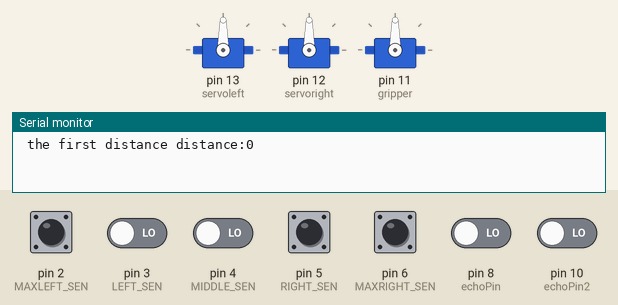
Simulated run of this sketch. Board: Arduino Uno, built with avr-gcc and run on an emulated ATmega328P. Shown: 3 × servo, the last lines printed to the serial monitor. Inputs (shaded band) come from the test bench; at power-on: pin 2 (MAXLEFT_SEN), pin 6 (MAXRIGHT_SEN) HIGH, pin 3 (LEFT_SEN), pin 4 (MIDDLE_SEN), pin 5 (RIGHT_SEN), pin 8 (echoPin), pin 10 (echoPin2) LOW.

Above: at 1.2 s.
1.3 s: pin 2 (MAXLEFT_SEN) pulled LOW for 1 s
7.6 s: pin 6 (MAXRIGHT_SEN) pulled LOW for 1 s
At 10.7 s:
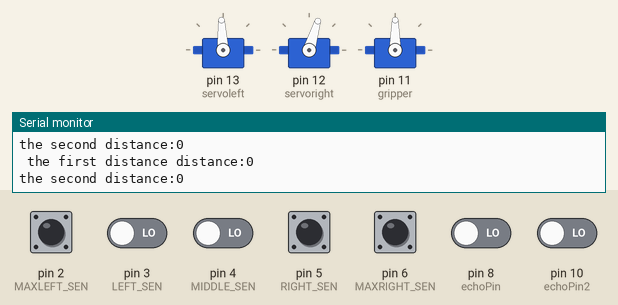
13.8 s: pin 2 (MAXLEFT_SEN) driven LOW and pin 6 (MAXRIGHT_SEN) driven LOW
At 17.3 s:
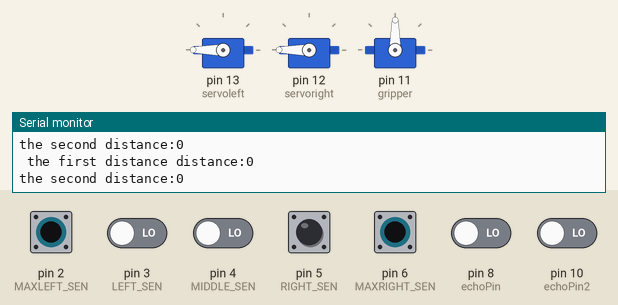
17.8 s: pin 2 (MAXLEFT_SEN) driven HIGH
At 21.5 s:
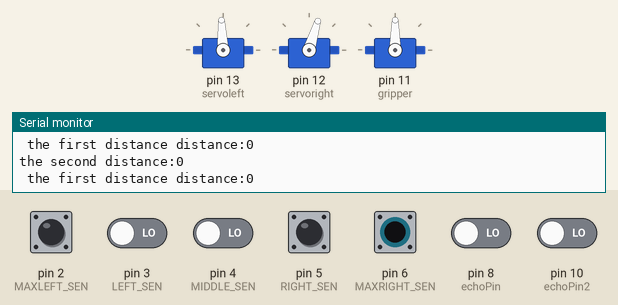
21.8 s: pin 2 (MAXLEFT_SEN) driven LOW
At 25.0 s:
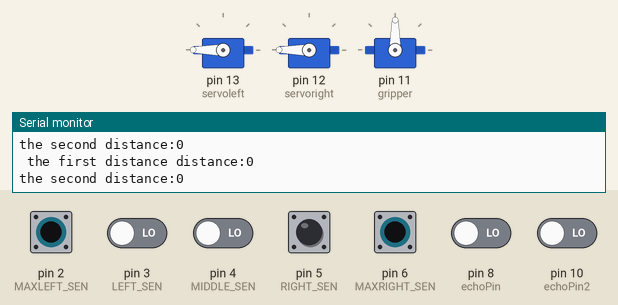
26.1 s: pin 3 (LEFT_SEN) driven HIGH and pin 4 (MIDDLE_SEN) driven HIGH
At 29.3 s:
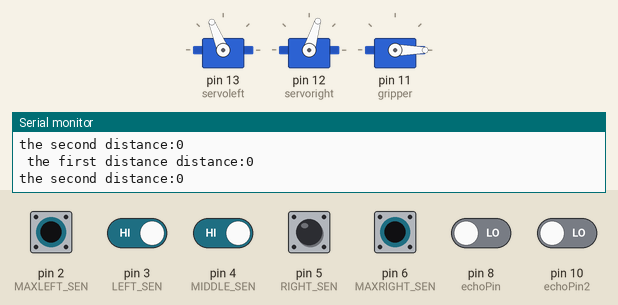
Timing chart, 0 to 30.8 s (numbered marks = the images above; inputs shaded):
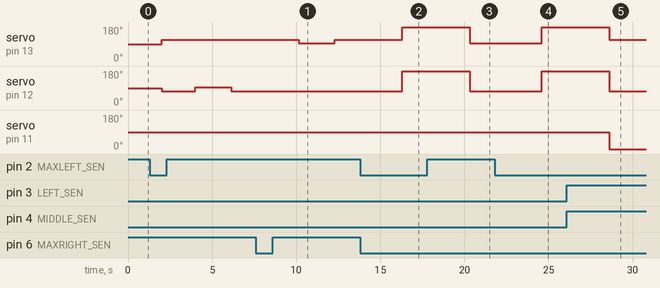

Measured:
- after the input at 7.6 s, servo on pin 13 (servoleft): 112° → 93° after 2.6 s, → 112° 2.2 s later
- after the input at 13.8 s, servo on pin 13 (servoleft): 112° → 180° after 2.5 s; servo on pin 12 (servoright): 73° → 180° after 2.5 s
- after the input at 17.8 s, servo on pin 13 (servoleft): 180° → 93° after 2.5 s; servo on pin 12 (servoright): 180° → 73° after 2.5 s
- after the input at 21.8 s, servo on pin 13 (servoleft): 93° → 180° after 2.8 s; servo on pin 12 (servoright): 73° → 180° after 2.8 s
- after the input at 26.1 s, servo on pin 13 (servoleft): 180° → 112° after 2.5 s; servo on pin 12 (servoright): 180° → 73° after 2.5 s; servo on pin 11 (gripper): 90° → 0° after 2.5 s

The sketch:

Maze_solving_robot_using_Arduino.ino
```cpp
#include<Servo.h> // including the servo library

Servo servoleft;
Servo servoright;
Servo gripper;   // declaration for the gripper.
int MAXLEFT_SEN = 2;  // pins for the infra-red package of sensors
int LEFT_SEN = 3;
int MIDDLE_SEN = 4;
int RIGHT_SEN = 5;
int MAXRIGHT_SEN = 6;

const int trigPin=7;
const int echoPin=8;
const int trigPin2=9;
const int echoPin2=10;
long duration,duration2;     // diclaring a variable called duration and duration two
int distance,distance2;      // initializing a variable called ditance and the second distance
void setup() {
 servoleft.attach(13);
 servoright.attach(12);
 gripper.attach(11);   // attaching the gripper to the servo pin 11.
 pinMode(trigPin,OUTPUT);  // this is to tell your bot that the 7 pin or the trig pin is the output sound pulse by your sensor
 pinMode(echoPin,INPUT);  // this is to tell your bot that the 8 pin is going to give it the feedback signal
 pinMode(trigPin2,OUTPUT);
 pinMode(echoPin2,INPUT);
 Serial.begin (9600);
 pinMode(MAXLEFT_SEN, INPUT);  // setting the infra-red sensors.
 pinMode(LEFT_SEN, INPUT);
 pinMode(MIDDLE_SEN, INPUT);
 pinMode(RIGHT_SEN, INPUT);
 pinMode(MAXRIGHT_SEN, INPUT);
}

void loop()
{
  int maxleft = digitalRead(MAXLEFT_SEN);  // recieving the readings of the infra-reds into an integer for comparison.
  int left = digitalRead(LEFT_SEN);
  int middle = digitalRead(MIDDLE_SEN);
  int right = digitalRead(RIGHT_SEN);
  int maxright = digitalRead(MAXRIGHT_SEN);
  digitalWrite(trigPin,LOW);  // just to restart the ultra-sonic
  delayMicroseconds(2);      // aslo to restart
  digitalWrite(trigPin,HIGH);
  delayMicroseconds(10);
  duration=pulseIn(echoPin,HIGH);
  distance=duration*0.034/2;
  Serial.print(" the first distance distance:");   // this is for the program to print to the user the word distance:
  Serial.println(distance);   // this is to tell the prorgam what to print after the distance
  digitalWrite(trigPin2,LOW);  // same thing to the first ultra-sonic just that this time this ultra is attached to differnt pins and also to the right of the bot
  delayMicroseconds(2);
  digitalWrite(trigPin2,HIGH);
  delayMicroseconds(10);
  duration2=pulseIn(echoPin2,HIGH);
  distance2=duration2*0.034/2;
  Serial.print("the second distance:");   // there was a simple mistake to be fixed that is the bot is always turning left never to the right at the same time it cant use the second ultra sonic to detect a wall to the left there for might cause a wrong turn
  Serial.println(distance2);
  //black line is 1 , white line is 0.

  servoleft.writeMicroseconds(1700);
  servoright.writeMicroseconds(1300);
  if(maxleft== 0 && left== 0 && middle== 1 && right== 1 && maxright== 0) //straight
  {
  servoleft.writeMicroseconds(1700);
  servoright.writeMicroseconds(1300);
  gripper.write(0);
  }
  else if(maxleft== 0 && left== 1 && middle== 1 && right== 0 && maxright== 0)  //straight
  {
  servoleft.writeMicroseconds(1700);
  servoright.writeMicroseconds(1300);
  gripper.write(0);
  }
    else if(maxleft== 0 && left== 0 && middle== 0 && right== 0 && maxright== 0)  // making a u-turn
  {
    make_u();
  }
      else if(maxleft== 1 && left== 1 && middle== 1 && right== 1 && maxright== 1 && distance<4) // T-junction where a left hand rule is applied.
  {
   servoleft.writeMicroseconds(1500);
   servoright.writeMicroseconds(1500);
   delay(250);
   servoleft.writeMicroseconds(1700);
   servoright.writeMicroseconds(1300);
   delay(100);
   gripper.write(90);
   delay(100);
   maxleft_F();
  }
  else if(maxleft== 1 && left== 1 && middle== 1 && right== 1 && maxright== 1)
  {
   servoleft.writeMicroseconds(1500);
   servoright.writeMicroseconds(1500);
   delay(250);
   maxleft_F();
  }
  else if(maxleft== 0 && left== 0 && middle== 0 && right== 0 && maxright== 1) /* when the robot is tilted to the left. it tilts back to the right*/
  {
    tiltright();
  }
  else if(maxleft== 1 && left== 0 && middle== 0 && right== 0 && maxright== 0)// when the robot is tilted to the right. it tilts back to the left.
  {
   tiltleft();
  }
  else if(maxleft== 1 && left== 1 && middle== 1 && right== 1 && maxright== 0)
  {
    maxright_F();
  }
}


   void maxleft_F()
  {
  servoleft.writeMicroseconds(1300);
  servoright.writeMicroseconds(1300);
  delay(450);
  }
  void maxright_F()
  {
  servoright.writeMicroseconds(1700);
  servoleft.writeMicroseconds(1700);
  delay(450);
  }
   void tiltright()
  {
  servoright.writeMicroseconds(1500);
  servoleft.writeMicroseconds(1700);
  delay(150);
  }
  void tiltleft()
  {
  servoleft.writeMicroseconds(1500);
  servoright.writeMicroseconds(1300);
  delay(150);
  }
  void make_u()
{
  servoleft.write(180);
  servoright.write(180);
}
```
